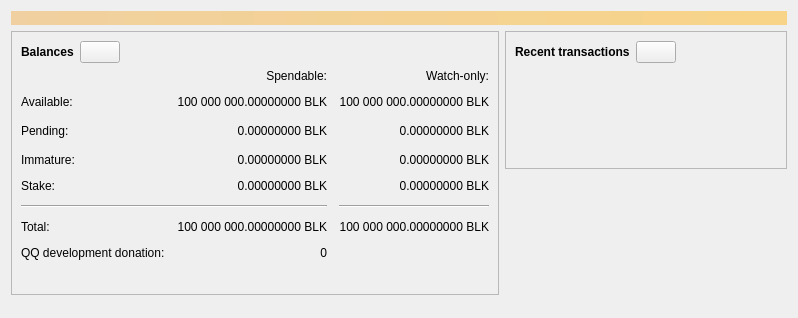
<?xml version="1.0" encoding="UTF-8"?>
<ui version="4.0">
 <class>OverviewPage</class>
 <widget class="QWidget" name="OverviewPage">
  <property name="geometry">
   <rect>
    <x>0</x>
    <y>0</y>
    <width>798</width>
    <height>318</height>
   </rect>
  </property>
  <property name="windowTitle">
   <string>Form</string>
  </property>
  <layout class="QVBoxLayout" name="topLayout">
   <item>
    <widget class="QLabel" name="labelAlerts">
     <property name="visible">
      <bool>false</bool>
     </property>
     <property name="styleSheet">
      <string notr="true">QLabel { background-color: qlineargradient(x1: 0, y1: 0, x2: 1, y2: 0, stop:0 #F0D0A0, stop:1 #F8D488); color:#000000; }</string>
     </property>
     <property name="wordWrap">
      <bool>true</bool>
     </property>
     <property name="margin">
      <number>3</number>
     </property>
     <property name="textInteractionFlags">
      <set>Qt::TextSelectableByMouse</set>
     </property>
    </widget>
   </item>
   <item>
    <layout class="QHBoxLayout" name="horizontalLayout" stretch="1,1">
     <item>
      <layout class="QVBoxLayout" name="verticalLayout_2">
       <item>
        <widget class="QFrame" name="frame">
         <property name="frameShape">
          <enum>QFrame::StyledPanel</enum>
         </property>
         <property name="frameShadow">
          <enum>QFrame::Raised</enum>
         </property>
         <layout class="QVBoxLayout" name="verticalLayout_4">
          <item>
           <layout class="QHBoxLayout" name="horizontalLayout_4">
            <item>
             <widget class="QLabel" name="label_5">
              <property name="font">
               <font>
                <weight>75</weight>
                <bold>true</bold>
               </font>
              </property>
              <property name="text">
               <string>Balances</string>
              </property>
             </widget>
            </item>
            <item>
             <widget class="QPushButton" name="labelWalletStatus">
              <property name="enabled">
               <bool>true</bool>
              </property>
              <property name="maximumSize">
               <size>
                <width>45</width>
                <height>16777215</height>
               </size>
              </property>
              <property name="toolTip">
               <string>The displayed information may be out of date. Your wallet automatically synchronizes with the Blackcoin network after a connection is established, but this process has not completed yet.</string>
              </property>
              <property name="text">
               <string/>
              </property>
              <property name="icon">
               <iconset resource="../blackcoin.qrc">
                <normaloff>:/icons/warning</normaloff>
                <disabledoff>:/icons/warning</disabledoff>:/icons/warning</iconset>
              </property>
              <property name="iconSize">
               <size>
                <width>24</width>
                <height>24</height>
               </size>
              </property>
             </widget>
            </item>
            <item>
             <spacer name="horizontalSpacer_3">
              <property name="orientation">
               <enum>Qt::Horizontal</enum>
              </property>
              <property name="sizeHint" stdset="0">
               <size>
                <width>40</width>
                <height>20</height>
               </size>
              </property>
             </spacer>
            </item>
           </layout>
          </item>
          <item>
           <layout class="QGridLayout" name="gridLayout">
            <property name="spacing">
             <number>12</number>
            </property>
            <item row="2" column="2">
             <widget class="QLabel" name="labelWatchPending">
              <property name="cursor">
               <cursorShape>IBeamCursor</cursorShape>
              </property>
              <property name="toolTip">
               <string>Unconfirmed transactions to watch-only addresses</string>
              </property>
              <property name="text">
               <string notr="true">0.00000000 BLK</string>
              </property>
              <property name="alignment">
               <set>Qt::AlignRight|Qt::AlignTrailing|Qt::AlignVCenter</set>
              </property>
              <property name="textInteractionFlags">
               <set>Qt::LinksAccessibleByMouse|Qt::TextSelectableByKeyboard|Qt::TextSelectableByMouse</set>
              </property>
             </widget>
            </item>
            <item row="2" column="1">
             <widget class="QLabel" name="labelUnconfirmed">
              <property name="cursor">
               <cursorShape>IBeamCursor</cursorShape>
              </property>
              <property name="toolTip">
               <string>Total of transactions that have yet to be confirmed, and do not yet count toward the spendable balance</string>
              </property>
              <property name="text">
               <string notr="true">0.00000000 BLK</string>
              </property>
              <property name="alignment">
               <set>Qt::AlignRight|Qt::AlignTrailing|Qt::AlignVCenter</set>
              </property>
              <property name="textInteractionFlags">
               <set>Qt::LinksAccessibleByMouse|Qt::TextSelectableByKeyboard|Qt::TextSelectableByMouse</set>
              </property>
             </widget>
            </item>
            <item row="3" column="2">
             <widget class="QLabel" name="labelWatchImmature">
              <property name="cursor">
               <cursorShape>IBeamCursor</cursorShape>
              </property>
              <property name="toolTip">
               <string>Mined balance in watch-only addresses that has not yet matured</string>
              </property>
              <property name="text">
               <string notr="true">0.00000000 BLK</string>
              </property>
              <property name="alignment">
               <set>Qt::AlignRight|Qt::AlignTrailing|Qt::AlignVCenter</set>
              </property>
              <property name="textInteractionFlags">
               <set>Qt::LinksAccessibleByMouse|Qt::TextSelectableByKeyboard|Qt::TextSelectableByMouse</set>
              </property>
             </widget>
            </item>
            <item row="5" column="0" colspan="2">
             <widget class="Line" name="line">
              <property name="orientation">
               <enum>Qt::Horizontal</enum>
              </property>
             </widget>
            </item>
            <item row="5" column="2">
             <widget class="Line" name="lineWatchBalance">
              <property name="sizePolicy">
               <sizepolicy hsizetype="Preferred" vsizetype="Fixed">
                <horstretch>0</horstretch>
                <verstretch>0</verstretch>
               </sizepolicy>
              </property>
              <property name="minimumSize">
               <size>
                <width>140</width>
                <height>0</height>
               </size>
              </property>
              <property name="orientation">
               <enum>Qt::Horizontal</enum>
              </property>
             </widget>
            </item>
            <item row="6" column="0">
             <widget class="QLabel" name="labelTotalText">
              <property name="text">
               <string>Total:</string>
              </property>
             </widget>
            </item>
            <item row="3" column="1">
             <widget class="QLabel" name="labelImmature">
              <property name="cursor">
               <cursorShape>IBeamCursor</cursorShape>
              </property>
              <property name="toolTip">
               <string>Mined balance that has not yet matured</string>
              </property>
              <property name="text">
               <string notr="true">0.00000000 BLK</string>
              </property>
              <property name="alignment">
               <set>Qt::AlignRight|Qt::AlignTrailing|Qt::AlignVCenter</set>
              </property>
              <property name="textInteractionFlags">
               <set>Qt::LinksAccessibleByMouse|Qt::TextSelectableByKeyboard|Qt::TextSelectableByMouse</set>
              </property>
             </widget>
            </item>
            <item row="2" column="3">
             <spacer name="horizontalSpacer_2">
              <property name="orientation">
               <enum>Qt::Horizontal</enum>
              </property>
              <property name="sizeHint" stdset="0">
               <size>
                <width>40</width>
                <height>20</height>
               </size>
              </property>
             </spacer>
            </item>
            <item row="3" column="0">
             <widget class="QLabel" name="labelImmatureText">
              <property name="text">
               <string>Immature:</string>
              </property>
             </widget>
            </item>
            <item row="6" column="1">
             <widget class="QLabel" name="labelTotal">
              <property name="cursor">
               <cursorShape>IBeamCursor</cursorShape>
              </property>
              <property name="toolTip">
               <string>Your current total balance</string>
              </property>
              <property name="text">
               <string notr="true">100 000 000.00000000 BLK</string>
              </property>
              <property name="alignment">
               <set>Qt::AlignRight|Qt::AlignTrailing|Qt::AlignVCenter</set>
              </property>
              <property name="textInteractionFlags">
               <set>Qt::LinksAccessibleByMouse|Qt::TextSelectableByKeyboard|Qt::TextSelectableByMouse</set>
              </property>
             </widget>
            </item>
            <item row="6" column="2">
             <widget class="QLabel" name="labelWatchTotal">
              <property name="cursor">
               <cursorShape>IBeamCursor</cursorShape>
              </property>
              <property name="toolTip">
               <string>Current total balance in watch-only addresses</string>
              </property>
              <property name="text">
               <string notr="true">100 000 000.00000000 BLK</string>
              </property>
              <property name="alignment">
               <set>Qt::AlignRight|Qt::AlignTrailing|Qt::AlignVCenter</set>
              </property>
              <property name="textInteractionFlags">
               <set>Qt::LinksAccessibleByMouse|Qt::TextSelectableByKeyboard|Qt::TextSelectableByMouse</set>
              </property>
             </widget>
            </item>
            <item row="7" column="0">
             <widget class="QLabel" name="labelDonationsText">
              <property name="text">
               <string>QQ development donation:</string>
              </property>
             </widget>
            </item>
            <item row="7" column="1">
             <widget class="QLabel" name="labelDonations">
              <property name="cursor">
               <cursorShape>IBeamCursor</cursorShape>
              </property>
              <property name="toolTip">
               <string>Optional share of eligible staking rewards sent to the exact Quantum Quasar development recipient</string>
              </property>
              <property name="text">
               <string>0</string>
              </property>
              <property name="alignment">
               <set>Qt::AlignRight|Qt::AlignTrailing|Qt::AlignVCenter</set>
              </property>
              <property name="textInteractionFlags">
               <set>Qt::LinksAccessibleByMouse|Qt::TextSelectableByKeyboard|Qt::TextSelectableByMouse</set>
              </property>
             </widget>
            </item>
            <item row="0" column="2">
             <widget class="QLabel" name="labelWatchonly">
              <property name="text">
               <string>Watch-only:</string>
              </property>
              <property name="alignment">
               <set>Qt::AlignRight|Qt::AlignTrailing|Qt::AlignVCenter</set>
              </property>
             </widget>
            </item>
            <item row="1" column="0">
             <widget class="QLabel" name="labelBalanceText">
              <property name="text">
               <string>Available:</string>
              </property>
             </widget>
            </item>
            <item row="1" column="1">
             <widget class="QLabel" name="labelBalance">
              <property name="cursor">
               <cursorShape>IBeamCursor</cursorShape>
              </property>
              <property name="toolTip">
               <string>Your current spendable balance</string>
              </property>
              <property name="text">
               <string notr="true">100 000 000.00000000 BLK</string>
              </property>
              <property name="alignment">
               <set>Qt::AlignRight|Qt::AlignTrailing|Qt::AlignVCenter</set>
              </property>
              <property name="textInteractionFlags">
               <set>Qt::LinksAccessibleByMouse|Qt::TextSelectableByKeyboard|Qt::TextSelectableByMouse</set>
              </property>
             </widget>
            </item>
            <item row="1" column="2">
             <widget class="QLabel" name="labelWatchAvailable">
              <property name="cursor">
               <cursorShape>IBeamCursor</cursorShape>
              </property>
              <property name="toolTip">
               <string>Your current balance in watch-only addresses</string>
              </property>
              <property name="text">
               <string notr="true">100 000 000.00000000 BLK</string>
              </property>
              <property name="alignment">
               <set>Qt::AlignRight|Qt::AlignTrailing|Qt::AlignVCenter</set>
              </property>
              <property name="textInteractionFlags">
               <set>Qt::LinksAccessibleByMouse|Qt::TextSelectableByKeyboard|Qt::TextSelectableByMouse</set>
              </property>
             </widget>
            </item>
            <item row="2" column="0">
             <widget class="QLabel" name="labelPendingText">
              <property name="text">
               <string>Pending:</string>
              </property>
             </widget>
            </item>
            <item row="0" column="1">
             <widget class="QLabel" name="labelSpendable">
              <property name="text">
               <string>Spendable:</string>
              </property>
              <property name="alignment">
               <set>Qt::AlignRight|Qt::AlignTrailing|Qt::AlignVCenter</set>
              </property>
             </widget>
            </item>
            <item row="4" column="0">
             <widget class="QLabel" name="labelStakeText">
              <property name="text">
               <string>Stake:</string>
              </property>
             </widget>
            </item>
            <item row="4" column="1">
             <widget class="QLabel" name="labelStake">
              <property name="cursor">
               <cursorShape>IBeamCursor</cursorShape>
              </property>
              <property name="toolTip">
               <string>Your current staking balance</string>
              </property>
              <property name="text">
               <string notr="true">0.00000000 BLK</string>
              </property>
              <property name="alignment">
               <set>Qt::AlignRight|Qt::AlignTrailing|Qt::AlignVCenter</set>
              </property>
              <property name="textInteractionFlags">
               <set>Qt::LinksAccessibleByMouse|Qt::TextSelectableByKeyboard|Qt::TextSelectableByMouse</set>
              </property>
             </widget>
            </item>
            <item row="4" column="2">
             <widget class="QLabel" name="labelWatchStake">
              <property name="cursor">
               <cursorShape>IBeamCursor</cursorShape>
              </property>
              <property name="toolTip">
               <string>Your current staking balance in watch-only addresses</string>
              </property>
              <property name="text">
               <string notr="true">0.00000000 BLK</string>
              </property>
              <property name="alignment">
               <set>Qt::AlignRight|Qt::AlignTrailing|Qt::AlignVCenter</set>
              </property>
              <property name="textInteractionFlags">
               <set>Qt::LinksAccessibleByMouse|Qt::TextSelectableByKeyboard|Qt::TextSelectableByMouse</set>
              </property>
             </widget>
            </item>
            <item row="2" column="3">
             <spacer name="horizontalSpacer_21">
              <property name="orientation">
               <enum>Qt::Horizontal</enum>
              </property>
              <property name="sizeHint" stdset="0">
               <size>
                <width>40</width>
                <height>20</height>
               </size>
              </property>
             </spacer>
            </item>
           </layout>
          </item>
          <item>
           <spacer name="verticalSpacer_3">
            <property name="orientation">
             <enum>Qt::Vertical</enum>
            </property>
            <property name="sizeType">
             <enum>QSizePolicy::Fixed</enum>
            </property>
            <property name="sizeHint" stdset="0">
             <size>
              <width>20</width>
              <height>25</height>
             </size>
            </property>
           </spacer>
          </item>
         </layout>
        </widget>
       </item>
       <item>
        <spacer name="verticalSpacer">
         <property name="orientation">
          <enum>Qt::Vertical</enum>
         </property>
         <property name="sizeHint" stdset="0">
          <size>
           <width>20</width>
           <height>40</height>
          </size>
         </property>
        </spacer>
       </item>
      </layout>
     </item>
     <item>
      <layout class="QVBoxLayout" name="verticalLayout_3">
       <item>
        <widget class="QFrame" name="frame_2">
         <property name="frameShape">
          <enum>QFrame::StyledPanel</enum>
         </property>
         <property name="frameShadow">
          <enum>QFrame::Raised</enum>
         </property>
         <layout class="QVBoxLayout" name="verticalLayout">
          <item>
           <layout class="QHBoxLayout" name="horizontalLayout_2">
            <item>
             <widget class="QLabel" name="label_4">
              <property name="font">
               <font>
                <weight>75</weight>
                <bold>true</bold>
               </font>
              </property>
              <property name="text">
               <string>Recent transactions</string>
              </property>
             </widget>
            </item>
            <item>
             <widget class="QPushButton" name="labelTransactionsStatus">
              <property name="enabled">
               <bool>true</bool>
              </property>
              <property name="maximumSize">
               <size>
                <width>45</width>
                <height>16777215</height>
               </size>
              </property>
              <property name="toolTip">
               <string>The displayed information may be out of date. Your wallet automatically synchronizes with the Blackcoin network after a connection is established, but this process has not completed yet.</string>
              </property>
              <property name="text">
               <string/>
              </property>
              <property name="icon">
               <iconset resource="../blackcoin.qrc">
                <normaloff>:/icons/warning</normaloff>
                <disabledoff>:/icons/warning</disabledoff>:/icons/warning</iconset>
              </property>
              <property name="iconSize">
               <size>
                <width>24</width>
                <height>24</height>
               </size>
              </property>
             </widget>
            </item>
            <item>
             <spacer name="horizontalSpacer">
              <property name="orientation">
               <enum>Qt::Horizontal</enum>
              </property>
              <property name="sizeHint" stdset="0">
               <size>
                <width>40</width>
                <height>20</height>
               </size>
              </property>
             </spacer>
            </item>
           </layout>
          </item>
          <item>
           <widget class="TransactionOverviewWidget" name="listTransactions">
            <property name="styleSheet">
             <string notr="true">QListView { background: transparent; }</string>
            </property>
            <property name="frameShape">
             <enum>QFrame::NoFrame</enum>
            </property>
            <property name="verticalScrollBarPolicy">
             <enum>Qt::ScrollBarAlwaysOff</enum>
            </property>
            <property name="horizontalScrollBarPolicy">
             <enum>Qt::ScrollBarAlwaysOff</enum>
            </property>
            <property name="sizeAdjustPolicy">
             <enum>QAbstractScrollArea::AdjustToContents</enum>
            </property>
            <property name="selectionMode">
             <enum>QAbstractItemView::NoSelection</enum>
            </property>
            <property name="uniformItemSizes">
             <bool>true</bool>
            </property>
           </widget>
          </item>
         </layout>
        </widget>
       </item>
       <item>
        <spacer name="verticalSpacer_2">
         <property name="orientation">
          <enum>Qt::Vertical</enum>
         </property>
         <property name="sizeHint" stdset="0">
          <size>
           <width>20</width>
           <height>40</height>
          </size>
         </property>
        </spacer>
       </item>
      </layout>
     </item>
    </layout>
   </item>
  </layout>
 </widget>
 <customwidgets>
  <customwidget>
   <class>TransactionOverviewWidget</class>
   <extends>QListView</extends>
   <header>qt/transactionoverviewwidget.h</header>
  </customwidget>
 </customwidgets>
 <resources/>
 <connections/>
</ui>
